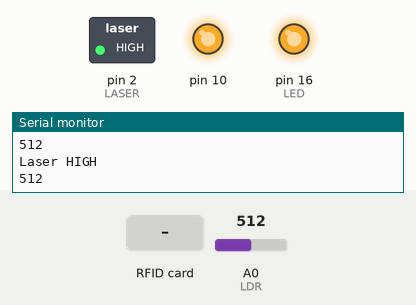
Simulated run of this sketch. Board: Arduino Uno, built with avr-gcc and run on an emulated ATmega328P. On the bench: switched loads named in the sketch (green lamp = pin HIGH), output pins drawn as LEDs (lit = HIGH), the last lines printed to the serial monitor. The test bench sets the inputs (shaded band); at power-on: A0 (LDR) = 512.

Above: at 1.2 s.
1.3 s: RFID card 63 78 B2 0E held to the reader
At 2.4 s:
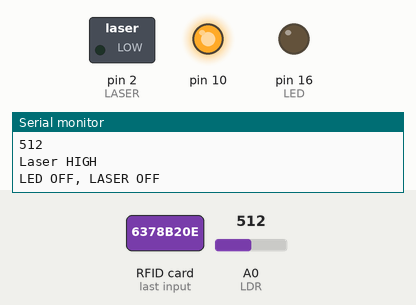
Timing chart, 0 to 7.9 s (numbered marks = the images above; inputs shaded):
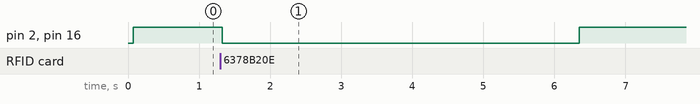

Measured:
- after the input at 1.3 s, pin 2 (LASER), pin 16 (LED): HIGH → LOW at once, → HIGH 5.0 s later

The sketch:

selected_rfod.ino
```cpp
//Particular RFID works


#define SS_PIN 4  //D2
#define RST_PIN 5 //D1
#include <SPI.h>
#include <MFRC522.h>

MFRC522 mfrc522(SS_PIN, RST_PIN);   // Create MFRC522 instance/object.

int LED=16;
int LDR=A0;
int LASER=2;
// int LASER=5;


void setup()
{
  pinMode(LED,OUTPUT);
  pinMode(LDR,INPUT);
  pinMode(LASER,OUTPUT);
  Serial.begin(9600);   // Initiate a serial communication
  SPI.begin();      // Initiate  SPI bus
  mfrc522.PCD_Init();   // Initiate MFRC522
}
void loop()
{
  // Look for new cards
  if ( mfrc522.PICC_IsNewCardPresent() && mfrc522.PICC_ReadCardSerial())
  {
      String content= "";
  for (byte i = 0; i < mfrc522.uid.size; i++)
  {
     content.concat(String(mfrc522.uid.uidByte[i] < 0x10 ? " 0" : " "));
     content.concat(String(mfrc522.uid.uidByte[i], HEX));
  }
  content.toUpperCase();
  String rfid=content.substring(1);
  // Serial.println(rfid);

  if (rfid=="63 78 B2 0E")
  {
    Serial.println("LED OFF, LASER OFF");
    digitalWrite(LED,LOW);
    digitalWrite(LASER,LOW);
    delay (5000);
  }
  }
  else{
    // Serial.println("There is no RFID");
    int value=analogRead(LDR);
    Serial.println(value);
    digitalWrite(LASER,HIGH);
    // digitalWrite(LED,HIGH);

    Serial.println("Laser HIGH");
    if (value<1024)
    {
    digitalWrite(LED,HIGH);
    }
    else
    {
    digitalWrite(LED,LOW);

    }
  }
}
```
